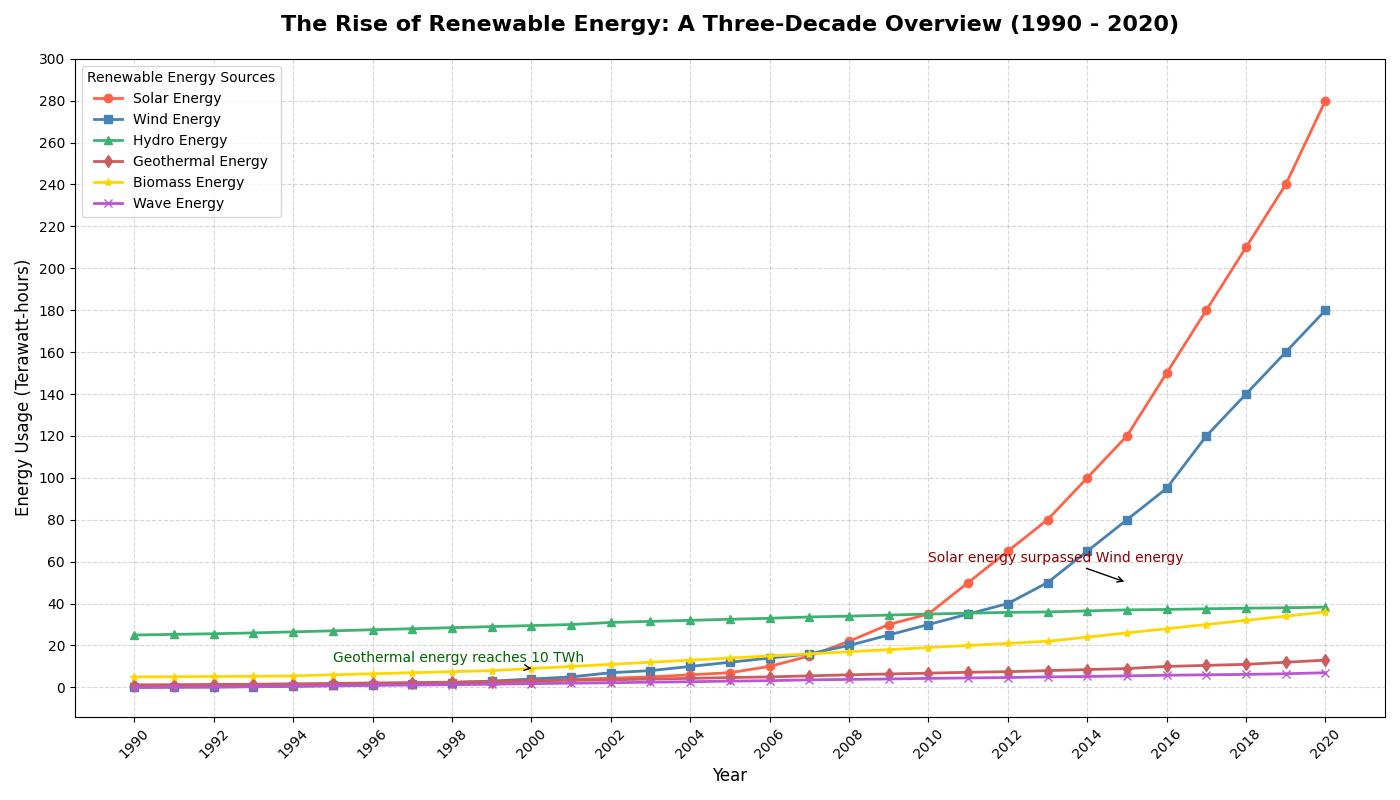

Write Python code to recreate this figure.
import matplotlib.pyplot as plt
import numpy as np

# Data: Energy usage (in Terawatt-hours) from 1990 to 2020 including additional energy sources
years = np.arange(1990, 2021)
solar_energy = np.array([0.2, 0.3, 0.4, 0.6, 0.8, 1, 1.2, 1.5, 2.0, 2.5, 3.0, 3.8, 4.4, 5.0, 6, 7, 10, 15, 22, 30, 35, 50, 65, 80, 100, 120, 150, 180, 210, 240, 280])
wind_energy = np.array([0.1, 0.15, 0.2, 0.4, 0.6, 0.9, 1.3, 1.7, 2.3, 3, 4, 5, 7, 8, 10, 12, 14, 16, 20, 25, 30, 35, 40, 50, 65, 80, 95, 120, 140, 160, 180])
hydro_energy = np.array([25, 25.3, 25.6, 26, 26.5, 27, 27.5, 28, 28.5, 29, 29.5, 30, 31, 31.5, 32, 32.5, 33, 33.6, 34, 34.5, 35, 35.4, 35.8, 36, 36.5, 37, 37.2, 37.5, 37.8, 38, 38.3])
geothermal_energy = np.array([1.2, 1.3, 1.4, 1.5, 1.7, 1.9, 2.1, 2.3, 2.5, 2.8, 3.1, 3.4, 3.6, 4, 4.3, 4.7, 5, 5.5, 6, 6.4, 6.8, 7.2, 7.5, 8, 8.5, 9, 10, 10.5, 11, 12, 13])
biomass_energy = np.array([5, 5.1, 5.2, 5.3, 5.5, 6, 6.5, 7, 7.5, 8, 9, 10, 11, 12, 13, 14, 15, 16, 17, 18, 19, 20, 21, 22, 24, 26, 28, 30, 32, 34, 36])
wave_energy = np.array([0, 0.1, 0.15, 0.3, 0.5, 0.7, 1, 1.1, 1.3, 1.5, 1.8, 2, 2.2, 2.5, 2.7, 3, 3.2, 3.6, 3.8, 4, 4.3, 4.5, 4.7, 5, 5.2, 5.5, 5.8, 6, 6.2, 6.5, 7])

plt.figure(figsize=(14, 8))
plt.plot(years, solar_energy, color='#FF6347', linestyle='-', linewidth=2, marker='o', label='Solar Energy')
plt.plot(years, wind_energy, color='#4682B4', linestyle='-', linewidth=2, marker='s', label='Wind Energy')
plt.plot(years, hydro_energy, color='#3CB371', linestyle='-', linewidth=2, marker='^', label='Hydro Energy')
plt.plot(years, geothermal_energy, color='#CD5C5C', linestyle='-', linewidth=2, marker='d', label='Geothermal Energy')
plt.plot(years, biomass_energy, color='#FFD700', linestyle='-', linewidth=2, marker='*', label='Biomass Energy')
plt.plot(years, wave_energy, color='#BA55D3', linestyle='-', linewidth=2, marker='x', label='Wave Energy')

plt.title('The Rise of Renewable Energy: A Three-Decade Overview (1990 - 2020)', fontsize=16, weight='bold', pad=20)
plt.xlabel('Year', fontsize=12)
plt.ylabel('Energy Usage (Terawatt-hours)', fontsize=12)
plt.grid(True, linestyle='--', alpha=0.5)
plt.xticks(years[::2], rotation=45)
plt.yticks(np.arange(0, 305, 20))
plt.legend(title='Renewable Energy Sources', loc='upper left', fontsize=10)
plt.annotate('Solar energy surpassed Wind energy', xy=(2015, 50), xytext=(2010, 60),
             arrowprops=dict(facecolor='black', arrowstyle='->'), fontsize=10, color='darkred')
plt.annotate('Geothermal energy reaches 10 TWh', xy=(2000, 9), xytext=(1995, 12),
             arrowprops=dict(facecolor='black', arrowstyle='->'), fontsize=10, color='darkgreen')
plt.tight_layout()
plt.show()
